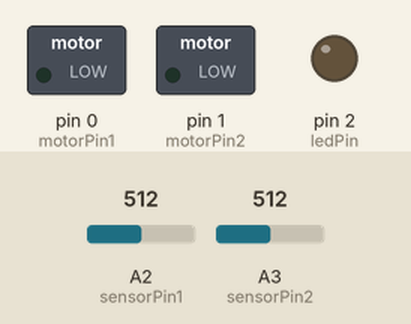
A sketch run on a simulated Arduino Uno, built with avr-gcc and run on an emulated ATmega328P. Parts: switched loads named in the sketch (green lamp = pin HIGH), output pins drawn as LEDs (lit = HIGH). Inputs (shaded band) come from the test bench; at power-on: A2 (sensorPin1) = 512, A3 (sensorPin2) = 512.

Above: at 0.1 s.
At 1.9 s:
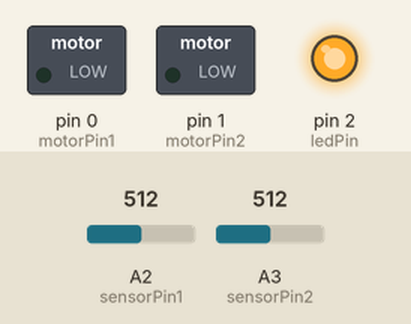
Timing chart, 0 to 3.4 s (numbered marks = the images above):
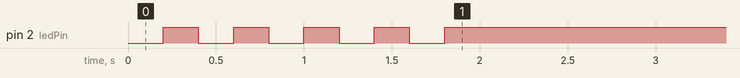

The sketch:

linebot.ino
```cpp
// RaumZeitLabor - Line Following Bot V1.0
// Ingo M. Schaefer
// March 2017

#define motorPin1 0
#define motorPin2 1
#define ledPin 2
#define sensorPin1 A2
#define sensorPin2 A3
#define pwmValue 80 // 0..255 speed
#define sensorThreshold 120 // 120
#define sensorReadings 8 // smooth out sensor readings, max.64

// The sensor values can be 1:sensor sees light, 0:sensor sees dark
byte sensorVal1 = 0;
byte sensorVal2 = 0;
byte sensorVal1_old = 0;
byte sensorVal2_old = 0;

byte botState = 0; // 0:stand, 1/2:turn, 3:go straight

// read sensor values compare to threshold and store variables for further processing
void readSensors()
{
  unsigned int avgSensor1 = 0;
  unsigned int avgSensor2 = 0;
  for(byte i=0; i<sensorReadings; i++)
  {
    avgSensor1 += analogRead(sensorPin1);
    avgSensor2 += analogRead(sensorPin2);
  }
  avgSensor1 /= sensorReadings;
  avgSensor2 /= sensorReadings;

  // store old sensor values
  sensorVal1_old = sensorVal1;
  sensorVal2_old = sensorVal2;

  // compare to threshold
  if(avgSensor1 < sensorThreshold) { sensorVal1 = 0; } else { sensorVal1 = 1; }
  if(avgSensor2 < sensorThreshold) { sensorVal2 = 0; } else { sensorVal2 = 1; }
}

// the function expects two values for the motors (0:off, 1:on)
void moveMotors(byte m1, byte m2)
{
  analogWrite(motorPin1, pwmValue*m1);
  analogWrite(motorPin2, pwmValue*m2);
}

// the brain of the bot - movement decisions are based on sensor readings
void moveBot()
{
  // if(sensorVal1==1) { analogWrite(motorPin1, 128); } else { analogWrite(motorPin1, 0); }
  // if(sensorVal2==1) { analogWrite(motorPin2, 128); } else { analogWrite(motorPin2, 0); }

  // best case: edge of the line - go straight
  if((sensorVal1 == 0 && sensorVal2 == 1) || (sensorVal1 == 1 && sensorVal2 == 0)) { moveMotors(1,1); botState=3; }

  // both sensors see dark
  if(sensorVal1 == 0 && sensorVal2 == 0)
  {
    // do we have a plan already? If not, decide on a direction
    if(botState != 3)
    {
      if(botState==2) moveMotors(1,0);
      if(botState==1) moveMotors(0,1);
    } else {
      moveMotors(1,1);
      // if previous values have been good, try to turn back
      if(sensorVal1_old == 0 && sensorVal2_old == 1) { botState = 2; }
      if(sensorVal1_old == 1 && sensorVal2_old == 0) { botState = 1; }

      // if previous values haven been light we hit the line straight, try to turn left
      if(sensorVal1_old == 1 && sensorVal2_old == 1) { botState = 1; }

      // if previous values haven been dark we might have found a broad line? Let's turn right.
      if(sensorVal1_old == 0 && sensorVal2_old == 0) { botState = 2; }
    }
  }

  // both sensors see light
  if(sensorVal1 == 1 && sensorVal2 == 1)
  {
    // do we have a plan already? If not, decide on a direction
    if(botState != 3)
    {
      if(botState==2) moveMotors(1,0);
      if(botState==1) moveMotors(0,1);
    } else {
      moveMotors(1,1);
      // if previous values have been good, try to turn back
      if(sensorVal1_old == 0 && sensorVal2_old == 1) { botState = 1; }
      if(sensorVal1_old == 1 && sensorVal2_old == 0) { botState = 2; }

      // if previous values haven been light we still haven't found any line. Keep going forward.
      if(sensorVal1_old == 1 && sensorVal2_old == 1) { botState = 3; }

      // if previous values haven been dark we might have crossed a line. Let's turn right.
      if(sensorVal1_old == 0 && sensorVal2_old == 0) { botState = 1; }
    }
  }

}

void setup()
{
  // we start with motors off
  pinMode(motorPin1, OUTPUT);
  pinMode(motorPin2, OUTPUT);
  moveMotors(0,0);

  // blink, then turn on the light
  pinMode(ledPin, OUTPUT);
  for(byte i=0; i<10; i++)
  {
    digitalWrite(ledPin, i%2);
    delay(200);
  }
  digitalWrite(ledPin, HIGH);
}

void loop()
{
  readSensors();
  moveBot();
  delay(10); // longer delay - smoother movement but less accuracy
}
```
